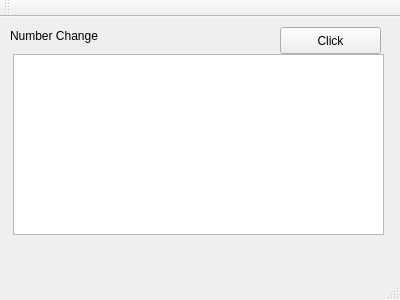
<?xml version="1.0" encoding="UTF-8"?>
<ui version="4.0">
 <class>MainWindow</class>
 <widget class="QMainWindow" name="MainWindow">
  <property name="geometry">
   <rect>
    <x>0</x>
    <y>0</y>
    <width>400</width>
    <height>300</height>
   </rect>
  </property>
  <property name="windowTitle">
   <string>MainWindow</string>
  </property>
  <widget class="QWidget" name="centralWidget">
   <widget class="QLabel" name="label">
    <property name="geometry">
     <rect>
      <x>10</x>
      <y>10</y>
      <width>121</width>
      <height>17</height>
     </rect>
    </property>
    <property name="text">
     <string>Number Change</string>
    </property>
   </widget>
   <widget class="QPlainTextEdit" name="plt_1">
    <property name="geometry">
     <rect>
      <x>13</x>
      <y>37</y>
      <width>371</width>
      <height>181</height>
     </rect>
    </property>
   </widget>
   <widget class="QPushButton" name="btn_Click">
    <property name="geometry">
     <rect>
      <x>280</x>
      <y>10</y>
      <width>101</width>
      <height>27</height>
     </rect>
    </property>
    <property name="text">
     <string>Click</string>
    </property>
   </widget>
  </widget>
  <widget class="QMenuBar" name="menuBar">
   <property name="geometry">
    <rect>
     <x>0</x>
     <y>0</y>
     <width>400</width>
     <height>25</height>
    </rect>
   </property>
  </widget>
  <widget class="QToolBar" name="mainToolBar">
   <attribute name="toolBarArea">
    <enum>TopToolBarArea</enum>
   </attribute>
   <attribute name="toolBarBreak">
    <bool>false</bool>
   </attribute>
  </widget>
  <widget class="QStatusBar" name="statusBar"/>
 </widget>
 <layoutdefault spacing="6" margin="11"/>
 <resources/>
 <connections/>
</ui>
